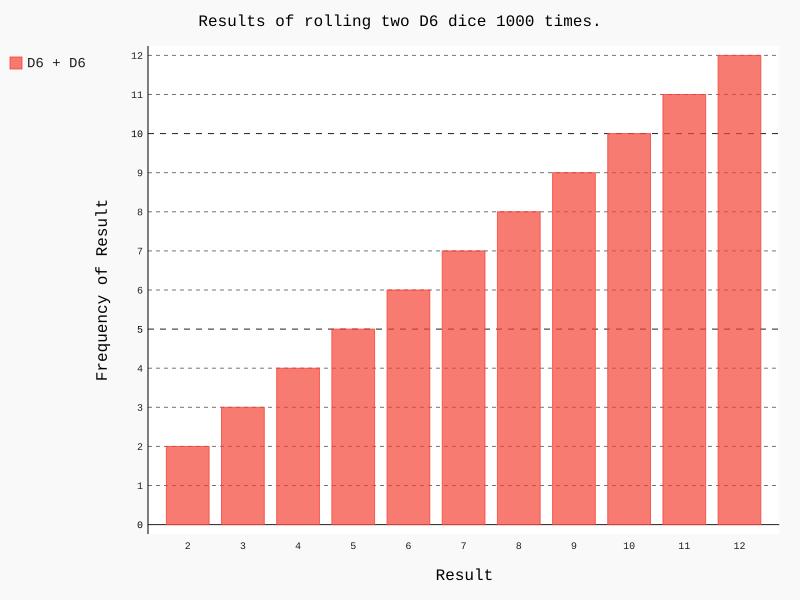

This figure's Python source:
from die import Die
import pygal

# Создание кубика D6.
die_1 = Die()
die_2 = Die()

# Моделирование серии бросков с сохранением результатов в списке.

# results = []
#
# # for roll_num in range(100):
# for roll_num in range(1000):
#
# #     result = die.roll()
#     result = die_1.roll() + die_2.roll()
#     results.append(result)

results = [(die_1.roll() + die_2.roll()) for roll_num in range(1000)]

# print(results)

# Анализ результатов.
#frequencies = []
max_result = die_1.num_sides + die_2.num_sides
# for value in range(2, max_result+1):
# # for value in range(1, die.num_sides+1):
#     frequency = results.count(value)
#     frequencies.append(frequency)

#
frequencies = [value for value in range(2, max_result+1)]
# print(frequencies)

# Визуализация результатов.
hist = pygal.Bar()

# hist.title = "Results of rolling one D6 1000 times."
# hist.x_labels = ['1', '2', '3', '4', '5', '6']

hist.title = "Results of rolling two D6 dice 1000 times."
# hist.x_labels = ['2', '3', '4', '5', '6', '7', '8', '9', '10', '11', '12']

hist.x_labels = [str(x) for x in range(2, max_result+1)]
# print(hist.x_labels)

hist.x_title = "Result"
hist.y_title = "Frequency of Result"

# hist.add('D6', frequencies)
hist.add('D6 + D6', frequencies)
hist.render_to_file('die_visual.svg')
